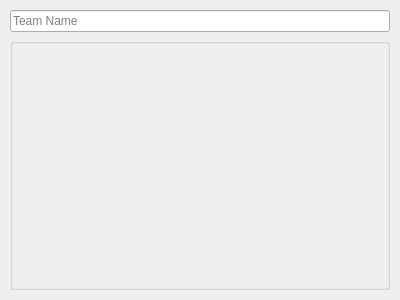
<?xml version="1.0" encoding="UTF-8"?>
<ui version="4.0">
 <class>Form</class>
 <widget class="QWidget" name="Form">
  <property name="geometry">
   <rect>
    <x>0</x>
    <y>0</y>
    <width>400</width>
    <height>300</height>
   </rect>
  </property>
  <property name="sizePolicy">
   <sizepolicy hsizetype="Preferred" vsizetype="Expanding">
    <horstretch>0</horstretch>
    <verstretch>0</verstretch>
   </sizepolicy>
  </property>
  <property name="minimumSize">
   <size>
    <width>1</width>
    <height>0</height>
   </size>
  </property>
  <property name="windowTitle">
   <string>Form</string>
  </property>
  <property name="locale">
   <locale language="English" country="UnitedStates"/>
  </property>
  <layout class="QVBoxLayout" name="verticalLayout">
   <property name="sizeConstraint">
    <enum>QLayout::SetMaximumSize</enum>
   </property>
   <property name="leftMargin">
    <number>10</number>
   </property>
   <property name="topMargin">
    <number>10</number>
   </property>
   <property name="rightMargin">
    <number>10</number>
   </property>
   <property name="bottomMargin">
    <number>10</number>
   </property>
   <item>
    <layout class="QHBoxLayout" name="team_header">
     <item>
      <layout class="QVBoxLayout" name="verticalLayout_3">
       <item>
        <widget class="QLineEdit" name="teamName">
         <property name="minimumSize">
          <size>
           <width>1</width>
           <height>0</height>
          </size>
         </property>
         <property name="placeholderText">
          <string>Team Name</string>
         </property>
        </widget>
       </item>
      </layout>
     </item>
    </layout>
   </item>
   <item>
    <widget class="QGroupBox" name="groupBox">
     <property name="sizePolicy">
      <sizepolicy hsizetype="MinimumExpanding" vsizetype="MinimumExpanding">
       <horstretch>0</horstretch>
       <verstretch>0</verstretch>
      </sizepolicy>
     </property>
     <property name="font">
      <font>
       <pointsize>10</pointsize>
       <bold>true</bold>
      </font>
     </property>
     <property name="locale">
      <locale language="English" country="UnitedStates"/>
     </property>
     <property name="title">
      <string/>
     </property>
     <property name="alignment">
      <set>Qt::AlignCenter</set>
     </property>
     <property name="flat">
      <bool>true</bool>
     </property>
     <layout class="QVBoxLayout" name="verticalLayout_2">
      <property name="spacing">
       <number>0</number>
      </property>
      <property name="leftMargin">
       <number>0</number>
      </property>
      <property name="topMargin">
       <number>0</number>
      </property>
      <property name="rightMargin">
       <number>0</number>
      </property>
      <property name="bottomMargin">
       <number>0</number>
      </property>
      <item>
       <widget class="QScrollArea" name="scrollArea">
        <property name="minimumSize">
         <size>
          <width>1</width>
          <height>0</height>
         </size>
        </property>
        <property name="frameShape">
         <enum>QFrame::Panel</enum>
        </property>
        <property name="frameShadow">
         <enum>QFrame::Plain</enum>
        </property>
        <property name="lineWidth">
         <number>0</number>
        </property>
        <property name="widgetResizable">
         <bool>true</bool>
        </property>
        <widget class="QWidget" name="scrollAreaWidgetContents">
         <property name="geometry">
          <rect>
           <x>0</x>
           <y>0</y>
           <width>374</width>
           <height>237</height>
          </rect>
         </property>
         <layout class="QVBoxLayout" name="verticalLayout_5">
          <property name="spacing">
           <number>6</number>
          </property>
          <property name="leftMargin">
           <number>6</number>
          </property>
          <property name="topMargin">
           <number>6</number>
          </property>
          <property name="rightMargin">
           <number>6</number>
          </property>
          <property name="bottomMargin">
           <number>6</number>
          </property>
         </layout>
        </widget>
       </widget>
      </item>
     </layout>
    </widget>
   </item>
  </layout>
 </widget>
 <resources/>
 <connections/>
</ui>
